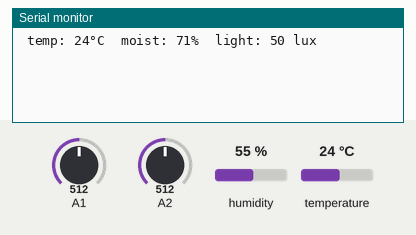
Simulated run of this sketch. Board: Arduino Uno, built with avr-gcc and run on an emulated ATmega328P. On the bench: the last lines printed to the serial monitor. The inputs (shaded band) are chosen by the test bench; at power-on: temperature 24 °C, A1 = 512, A2 = 512, humidity 55 %.

Above: at 2.2 s.
2.3 s: temperature set to 12 °C
At 5.6 s:
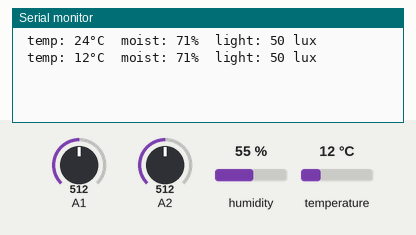
6.3 s: A1 set to 716
At 8.9 s:
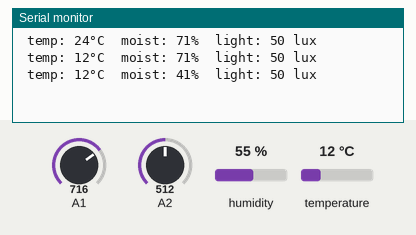
10.3 s: A2 set to 716
At 10.9 s:
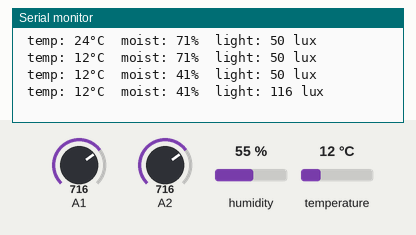
14.3 s: temperature set to 19 °C
At 17.4 s:
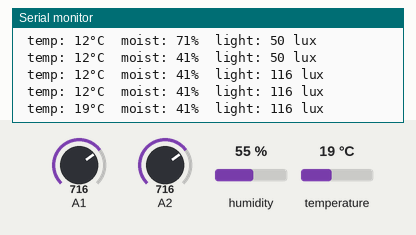
18.3 s: A1 set to 992
At 20.7 s:
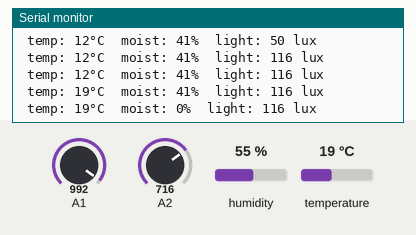
22.3 s: A2 set to 992
At 23.9 s:
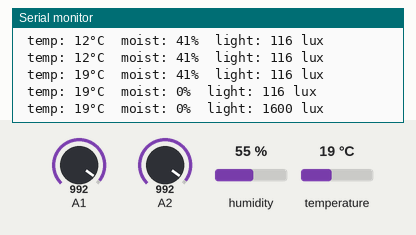
Timing chart, 0 to 25.4 s (numbered marks = the images above; inputs shaded):
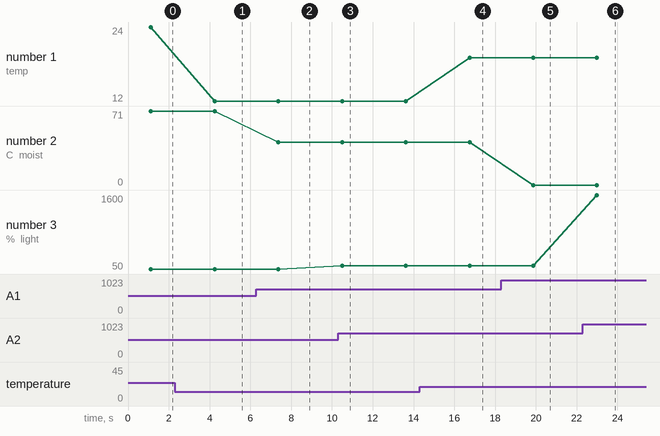

Measured:
- after the input at 2.3 s, the serial monitor: prints a new line after 1.9 s (image 1)
- after the input at 6.3 s, the serial monitor: prints a new line after 1.1 s (image 2)
- after the input at 10.3 s, the serial monitor: prints a new line after 0.20 s (image 3)
- after the input at 14.3 s, the serial monitor: prints a new line after 2.4 s (image 4)
- after the input at 18.3 s, the serial monitor: prints a new line after 1.6 s (image 5)
- after the input at 22.3 s, the serial monitor: prints a new line after 0.69 s (image 6)
- plotted number 1: 24 → 12 after the input at 2.3 s, 12 → 19 after the input at 14.3 s
- plotted number 2: 71 → 41 after the input at 6.3 s, 41 → 0 after the input at 18.3 s

The sketch:

PHMS_Unocode_ESP_Email_DB_Mark3.ino
```cpp
#include<Wire.h>
#include <dht.h>

dht DHT;
int data[]={0,0,0};
float Vout, Vr, Lux, LDRvalue;
int Moistvalue,val;
float Tempvalue;

void setup() {
  Wire.begin(8);
  Serial.begin(9600);
  Wire.onRequest(requestEvent);
  delay(1000);
}

void loop() {

  delay(100);

  /******** TEMPERATURE **********/

    DHT.read11(A0);
    Tempvalue=DHT.temperature;

  /********* MOISTURE ************/

    Moistvalue = analogRead(A1);
    val=map(Moistvalue,0,982,148,0);
    if(val>100)
      val=100;
    else if(val<0)
      val=0;

  /*********** LIGHT *************/

    LDRvalue = analogRead(A2);
    Vout = (LDRvalue * 5) / 1023;
    Vr = 5 - Vout;
    Lux = 500 / (10 * (Vr/Vout));


  data[0]=Tempvalue;
  data[1]=val;
  data[2]=Lux;

  Serial.print(" temp: ");
  Serial.print(data[0]);
  Serial.print("°C ");
  Serial.print(" moist: ");
  Serial.print(data[1]);
  Serial.print("% ");
  Serial.print(" light: ");
  Serial.print(data[2]);
  Serial.print(" lux ");
  Serial.println();
  delay(3000);
}

void requestEvent(){

  for(int i=0;i<3;i++)
  {
    uint8_t Buffer[3];
    Buffer[0]=data[0];
    Buffer[1]=data[1];
    Buffer[2]=data[2];
    Wire.write(Buffer,3);
  }
}
```
